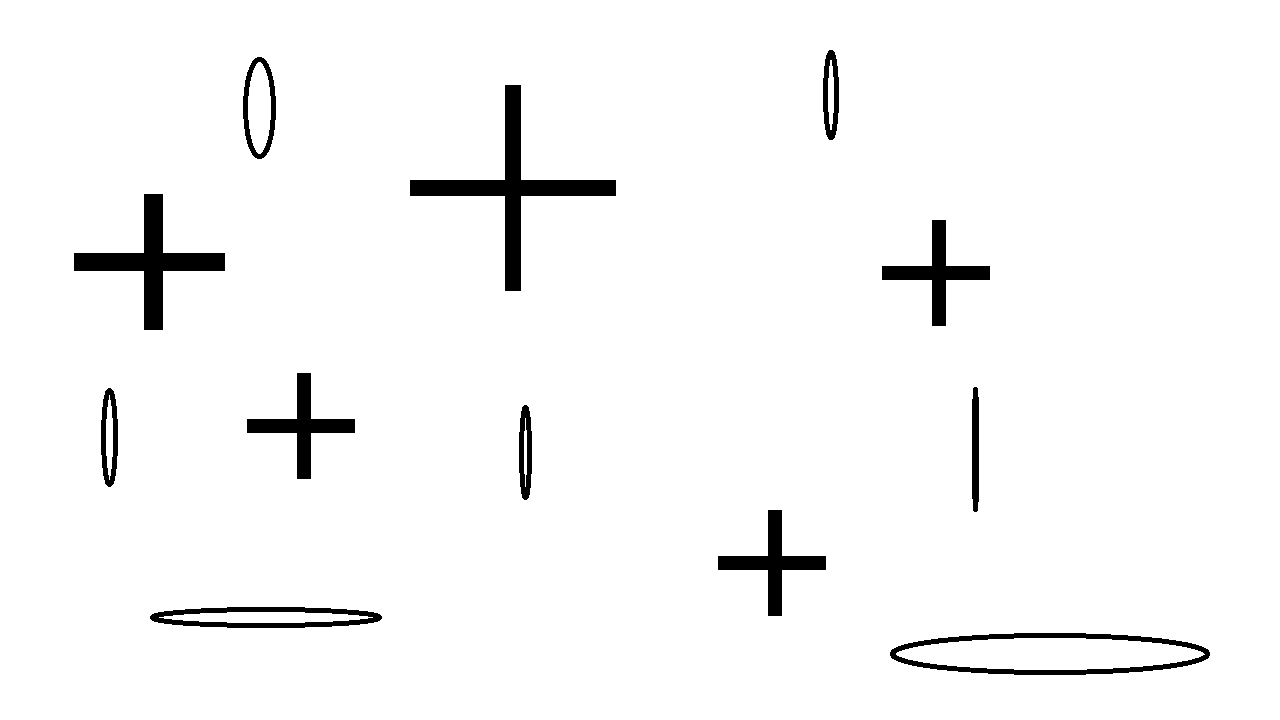
#> input picture Problem statement.png, 1280 x 720 px
$ jupyter execute 'Cross Coordinates.ipynb'
#> lines starting #> are read from the running program, lines starting #| are printed output that depends on the picture; after the words box and inside, x2 and y2 are one past the last pixel; in counts of white or black regions, pixels touching at a corner belong together
[cell 1]
#Importing necessary files

import cv2
import numpy as np
import matplotlib.pyplot as plt

[cell 2]
#Reading the image 'Problem statement'

img = cv2.imread('Problem statement.png')
#> img is the input picture: shape (720, 1280, 3); 96.8% white; 12 black regions, largest, box (x1, y1, x2, y2) and area: (410, 85, 616, 291) 6336, (74, 194, 225, 330) 4960, (890, 633, 1210, 675) 3207

[cell 3]
# Convert to RGB
image = cv2.cvtColor(img, cv2.COLOR_BGR2RGB)

# Convert to Grayscale
gray = cv2.cvtColor(image, cv2.COLOR_RGB2GRAY)

# Create a binary thresholded image
_, binary = cv2.threshold(gray, 10, 255, cv2.THRESH_BINARY_INV)
#> binary: shape (720, 1280); 3.2% white; 12 white regions

# Display the Image
plt.imshow(binary, cmap="gray")

[cell 4]
# Contours in the image
contours, hierarchy = cv2.findContours(binary, cv2.RETR_TREE, cv2.CHAIN_APPROX_SIMPLE)
#> contours = 18 contours; largest, box (x1, y1, x2, y2) and area: (890, 633, 1210, 675) 10453, (895, 637, 1206, 671) 7880, (410, 85, 616, 291) 5927, (74, 194, 225, 330) 4676, (150, 607, 382, 628) 3786

#Drawing the contours on the images
Image = cv2.drawContours(image, contours, -1, (0, 255, 0), 2)
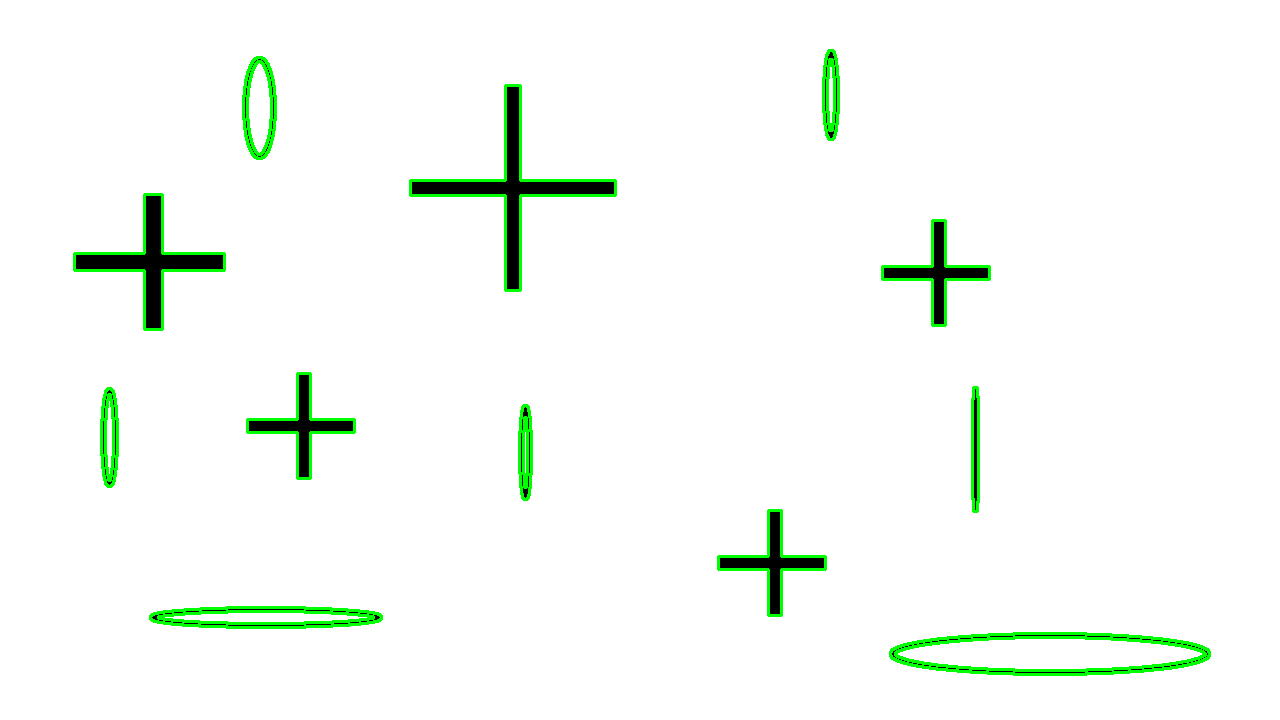
#> Image: shape (720, 1280, 3); mean R, G, B 244.9, 250.5, 244.9
plt.imshow(Image)

[cell 5]
# To check whether the contour is a cross or not
IsCross=[]
for i in range(len(contours)):
    x,y,w,h = cv2.boundingRect(contours[i])
    if (len(contours[i])==16 and (abs(h-w) < 20)) :  # a cross has breadth and height of the bounding box almost equal
                                                     # and the points of the contours are always equal to 16 in case of a cross
                                                     # Using the above properties to find out whether the figure is a cross or not
        IsCross.append(1)     # if yes then '1' is stored
    else:
        IsCross.append(0)     # else '0' is stored
#> this loop made 18 passes
#> (x, y, w, h) on passes 1 to 12: (890, 633, 320, 42), (895, 637, 311, 34), (150, 607, 232, 21), (158, 611, 216, 13), (718, 510, 108, 106), (519, 405, 13, 95), (523, 417, 5, 71), (101, 388, 17, 99), (105, 394, 9, 87), (972, 387, 7, 125), (247, 373, 108, 106), (882, 220, 108, 106)
#> after the loop, IsCross = [0, 0, 0, 0, 1, 0, 0, 0, 0, 0, 1, 1, 1, 1, 0, 0, 0, 0]

[cell 6]
X=[]
Y=[]
for i in range(len(contours)):
    if IsCross[i] == 1 :
        M = cv2.moments(contours[i])         # Calculate the moments of the contours
        Y.append(int(M["m10"] / M["m00"]))   # By using moments calculating the X Co-ordinate of Centroid of that contour
        X.append(int(M["m01"] / M["m00"]))   # Similarly calculating the Y Co-ordinate of Centroid of that contour
    else:
        pass
#> this loop made 18 passes
#> after the loop, X = [562, 425, 272, 261, 187]; Y = [772, 301, 936, 150, 512]

[cell 7]
count=1
for i in range(len(contours)):
    if IsCross[i] == 1:
        x,y,w,h = cv2.boundingRect(contours[i])
        img=cv2.rectangle(Image,(x,y),(x+w,y+h),(255,0,0),2)     # Drawing the bounding box on the cross
        cv2.putText(img,str(count),(x,y),cv2.FONT_HERSHEY_COMPLEX,1.5,(255,0,0),3)  # Wrtitng the Index number of the Cross
        count+=1
#> this loop made 18 passes
#> (x, y, w, h) on passes 5, 11, 12, 13, 14: (718, 510, 108, 106), (247, 373, 108, 106), (882, 220, 108, 106), (74, 194, 151, 136), (410, 85, 206, 206)
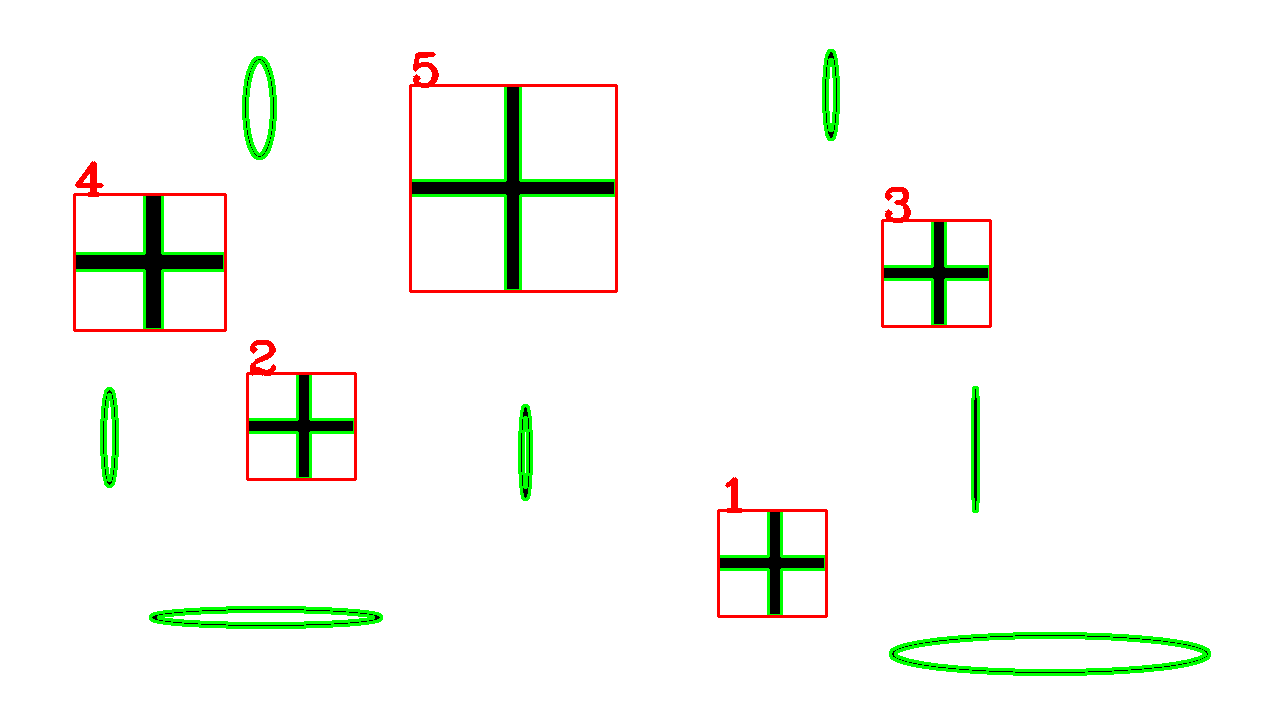
#> Image: shape (720, 1280, 3); 1.09% of pixels changed, all inside (x1, y1, x2, y2) = (73, 52, 992, 618)
#> after the loop, count = 6
plt.imshow(img)        # Display final Image

[cell 8]
Coordinates=list(zip(Y, X))
#> Coordinates = [(772, 562), (301, 425), (936, 272), (150, 261), (512, 187)]
Coordinates                       # Co-ordinates of Centroid of Cross respective to their Index given in Displayed Image
#> Out has the same summary as Coordinates
